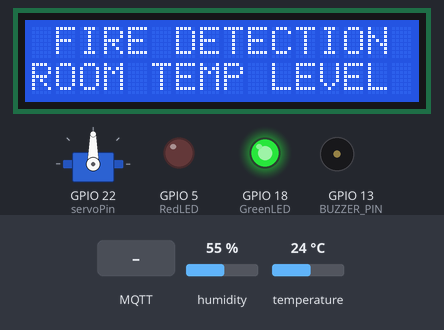
A sketch run on a simulated ESP32. Shown: 16×2 character LCD, servo, output pins drawn as LEDs (lit = HIGH), buzzer (waves = sounding). The inputs (shaded band) are chosen by the test bench; at power-on: humidity 55 %, temperature 24 °C. WiFi joins after 1.5 s; servers stay silent unless stated; random numbers use the default seed unless the sketch sets one; no MQTT or app messages arrive unless stated; what the sketch prints to the serial monitor is not drawn.

Above: at 2.8 s.
2.9 s: MQTT message "dooropen" arrives on the first subscribed topic
At 15.29 s:
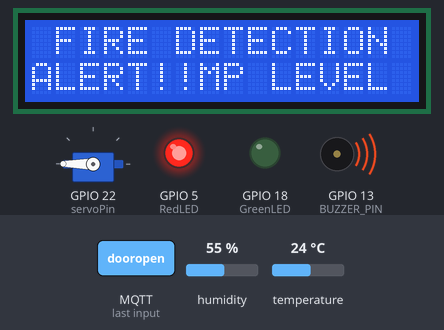
At 15.7 s:
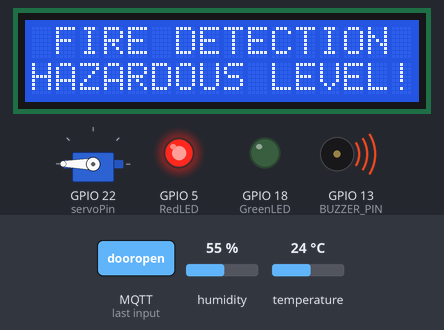
15.8 s: MQTT message "1" arrives on the first subscribed topic
At 30.1 s:
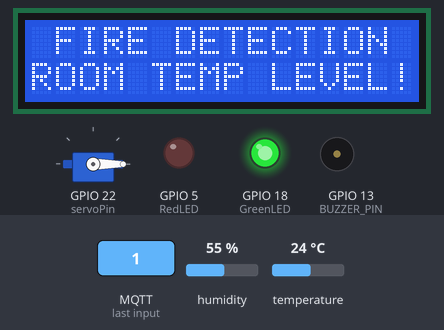
Timing chart, 0 to 43.0 s (numbered marks = the images above; inputs shaded):
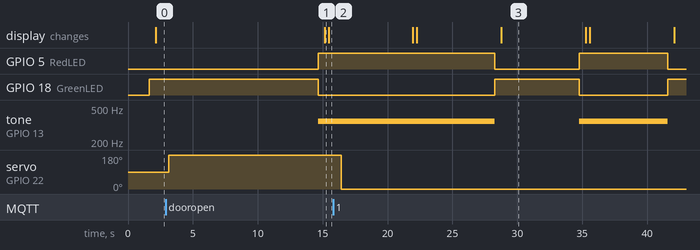

Measured:
- after the input at 2.9 s, servo on GPIO 22 (servoPin): 90° → 180° after 0.23 s
- after the input at 15.8 s, servo on GPIO 22 (servoPin): 180° → 0° after 0.65 s

The sketch:

wokwi_program.ino
```cpp
#include <WiFi.h>//library for wifi
#include <PubSubClient.h>//library for MQtt
#include <LiquidCrystal.h>
#include <ESP32Servo.h>
#include "DHT.h"// Library for dht11
#define DHTPIN 15     // what pin we're connected to
#define DHTTYPE DHT22   // define type of sensor DHT 11


LiquidCrystal lcd(2,4,19,21,12,14);
int GreenLED = 18;
int RedLED = 5;
int BUZZER_PIN = 13;
const int servoPin = 22;
String data3;
int g;
Servo door;
int pos;


DHT dht (DHTPIN, DHTTYPE);// creating the instance by passing pin and typr of dht connected

void callback(char* subscribetopic, byte* payload, unsigned int payloadLength);


//-------credentials of IBM Accounts------

#define ORG "e5dd0w"//IBM ORGANITION ID
#define DEVICE_TYPE "firemonitor"//Device type mentioned in ibm watson IOT Platform
#define DEVICE_ID "sensor"//Device ID mentioned in ibm watson IOT Platform
#define TOKEN "123456789"     //Token
float h, t;


//-------- Customise the above values --------
char server[] = ORG ".messaging.internetofthings.ibmcloud.com";// Server Name
char publishTopic[] = "iot-2/evt/Data/fmt/json";// topic name and type of event perform and format in which data to be send
char subscribetopic[] = "iot-2/cmd/command/fmt/String";// cmd  REPRESENT command type AND COMMAND IS TEST OF FORMAT STRING
char authMethod[] = "use-token-auth";// authentication method
char token[] = TOKEN;
char clientId[] = "d:" ORG ":" DEVICE_TYPE ":" DEVICE_ID;//client id


//-----------------------------------------
WiFiClient wifiClient; // creating the instance for wificlient
PubSubClient client(server, 1883, callback, wifiClient); //calling the predefined client id by passing parameter like server id,portand wificredential

void setup() {
  Serial.begin(115200);
  dht.begin();
  pinMode(GreenLED, OUTPUT);
  pinMode(RedLED, OUTPUT);
  pinMode(BUZZER_PIN, OUTPUT);
  lcd.begin(16,2);
  lcd.setCursor(1,0);
  lcd.print(("FIRE DETECTION"));
  door.attach(servoPin, 500, 2400);
  Serial.println();
  wificonnect();
  mqttconnect();
}
void loop() {
   g =random(0,100);
   Serial.print("Temp Level in Percentage :");
   Serial.println(g);
   h = dht.readHumidity();
   t = dht.readTemperature();
   Serial.print("temp:");
   Serial.println(t);
   Serial.print("Humid:");
   Serial.println(h);
   condition(g);


   PublishData(t, h ,g);
   delay(1000);
   if (!client.loop()) {
     mqttconnect();
   }
  delay(5000);
}

 //               Condition for buzzer
void myTone( int pin)
{
  ledcAttachPin(pin, 0);             // pin, channel
  ledcWriteNote(0, NOTE_F, 4);    // channel, frequency, octave
}

void myNoTone( int pin)
{
  ledcDetachPin(pin);
}

//                  Condition for Gaslevel
void condition(int g)
{
  if(g > 50)
  {
    myTone(BUZZER_PIN);
    digitalWrite(RedLED, HIGH);
    digitalWrite(GreenLED, LOW);
    delay(500);
    lcd.setCursor(0,1);
    lcd.print("ALERT!!");
    delay(300);
    lcd.setCursor(0,1);
    lcd.print("HAZARDOUS LEVEL!");
  }
  else
  {
    myNoTone(BUZZER_PIN);
     digitalWrite(RedLED, LOW);
     digitalWrite(GreenLED, HIGH);
     delay(500);
     lcd.setCursor(0,1);
     lcd.print("ROOM TEMP LEVEL");

  }
}


/*.....................................retrieving to Cloud...............................*/

void PublishData(float temp, float Humid, int Gas) {
  mqttconnect();//function call for connecting to ibm
  /*
     creating the String in in form JSon to update the data to ibm cloud
  */
  String payload = "{\"temp\":";
  payload += temp;
  payload += "," "\"Humid\":";
  payload += Humid;
  payload += "," "\"Gas\":";
  payload += Gas;
  payload += "}";


  Serial.print("Sending payload: ");
  Serial.println(payload);


  if (client.publish(publishTopic, (char*) payload.c_str())) {
    Serial.println("Publish ok");// if it sucessfully upload data on the cloud then it will print publish ok in Serial monitor or else it will print publish failed
  }
  else {
    Serial.println("Publish failed");
  }

}


void mqttconnect() {
  if (!client.connected()) {
    Serial.print("Reconnecting client to ");
    Serial.println(server);
    while (!!!client.connect(clientId, authMethod, token)) {
      Serial.print(".");
      delay(500);
    }

     initManagedDevice();
     Serial.println();
  }
}
void wificonnect() //function defination for wificonnect
{
  Serial.println();
  Serial.print("Connecting to ");

  WiFi.begin("Wokwi-GUEST", "", 6);//passing the wifi credentials to establish the connection
  while (WiFi.status() != WL_CONNECTED) {
    delay(500);
    Serial.print(".");
  }
  Serial.println("");
  Serial.println("WiFi connected");
  Serial.println("IP address: ");
  Serial.println(WiFi.localIP());
}

void initManagedDevice() {
  if (client.subscribe(subscribetopic)) {
    Serial.println((subscribetopic));
    Serial.println("subscribe to cmd OK");
  } else {
    Serial.println("subscribe to cmd FAILED");
  }
}


void callback(char* subscribetopic, byte* payload, unsigned int payloadLength)
{

  Serial.print("callback invoked for topic: ");
  Serial.println(subscribetopic);
  for (int i = 0; i < payloadLength; i++) {
    //Serial.print((char)payload[i]);
    data3 += (char)payload[i];
  }
  Serial.println("data: "+ data3);
  if(data3=="dooropen")
  {
    Serial.println(data3);
    pos = 180; //open the door
    door.write(pos);
  }
  else
  {
   Serial.println(data3);
    pos = 0; // closing the door
    door.write(pos);
  }
data3="";
}
```
